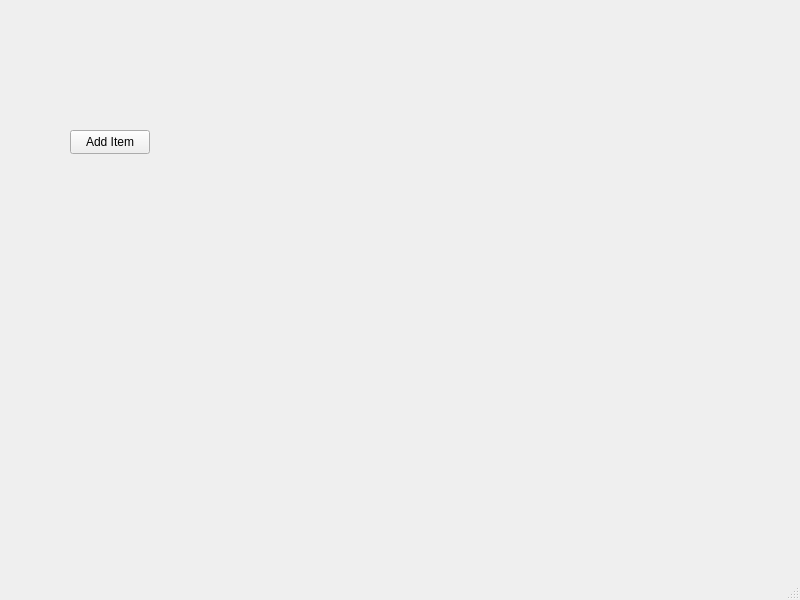
<?xml version="1.0" encoding="UTF-8"?>
<ui version="4.0">
 <class>MainWindow</class>
 <widget class="QMainWindow" name="MainWindow">
  <property name="geometry">
   <rect>
    <x>0</x>
    <y>0</y>
    <width>800</width>
    <height>600</height>
   </rect>
  </property>
  <property name="windowTitle">
   <string>MainWindow</string>
  </property>
  <widget class="QWidget" name="centralwidget">
   <widget class="QPushButton" name="addItemButton">
    <property name="geometry">
     <rect>
      <x>70</x>
      <y>130</y>
      <width>80</width>
      <height>24</height>
     </rect>
    </property>
    <property name="text">
     <string>Add Item</string>
    </property>
   </widget>
  </widget>
  <widget class="QMenuBar" name="menubar">
   <property name="geometry">
    <rect>
     <x>0</x>
     <y>0</y>
     <width>800</width>
     <height>21</height>
    </rect>
   </property>
  </widget>
  <widget class="QStatusBar" name="statusbar"/>
 </widget>
 <resources/>
 <connections/>
</ui>
